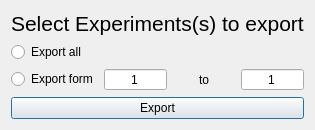
<?xml version="1.0" encoding="UTF-8"?>
<ui version="4.0">
 <class>AExportAsODF</class>
 <widget class="QDialog" name="AExportAsODF">
  <property name="geometry">
   <rect>
    <x>0</x>
    <y>0</y>
    <width>312</width>
    <height>126</height>
   </rect>
  </property>
  <property name="windowTitle">
   <string>Dialog</string>
  </property>
  <layout class="QGridLayout" name="gridLayout">
   <item row="0" column="0" colspan="4">
    <widget class="QLabel" name="label">
     <property name="font">
      <font>
       <pointsize>16</pointsize>
      </font>
     </property>
     <property name="text">
      <string>Select Experiments(s) to export</string>
     </property>
    </widget>
   </item>
   <item row="1" column="0">
    <widget class="QRadioButton" name="radioExportAll">
     <property name="text">
      <string>Export all</string>
     </property>
    </widget>
   </item>
   <item row="2" column="0">
    <widget class="QRadioButton" name="radioExportRange">
     <property name="text">
      <string>Export form</string>
     </property>
    </widget>
   </item>
   <item row="2" column="1">
    <widget class="QSpinBox" name="spinBoxFirst">
     <property name="alignment">
      <set>Qt::AlignCenter</set>
     </property>
     <property name="buttonSymbols">
      <enum>QAbstractSpinBox::NoButtons</enum>
     </property>
     <property name="minimum">
      <number>1</number>
     </property>
    </widget>
   </item>
   <item row="2" column="2">
    <widget class="QLabel" name="label_2">
     <property name="text">
      <string>to</string>
     </property>
     <property name="alignment">
      <set>Qt::AlignCenter</set>
     </property>
    </widget>
   </item>
   <item row="2" column="3">
    <widget class="QSpinBox" name="spinBoxLast">
     <property name="alignment">
      <set>Qt::AlignCenter</set>
     </property>
     <property name="buttonSymbols">
      <enum>QAbstractSpinBox::NoButtons</enum>
     </property>
     <property name="minimum">
      <number>1</number>
     </property>
    </widget>
   </item>
   <item row="3" column="0" colspan="4">
    <widget class="QPushButton" name="buttonExport">
     <property name="text">
      <string>Export</string>
     </property>
    </widget>
   </item>
  </layout>
 </widget>
 <resources/>
 <connections/>
</ui>
